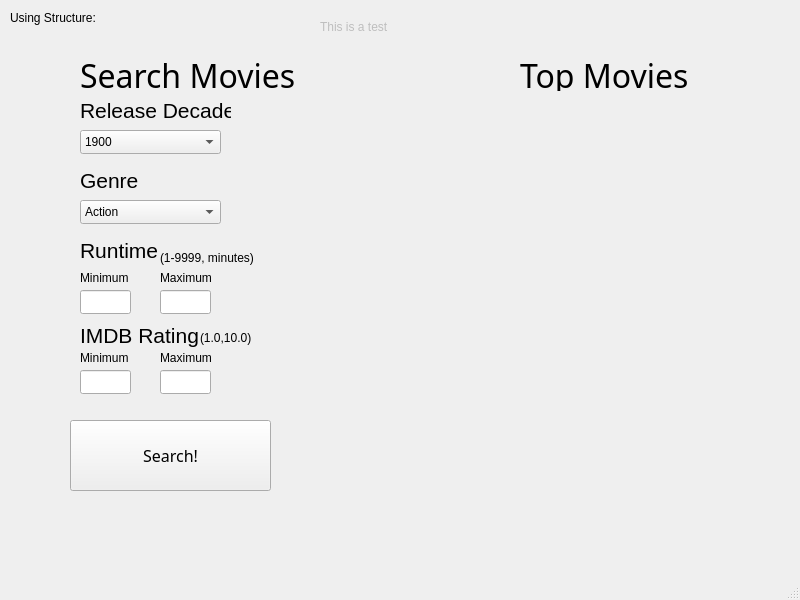
<?xml version="1.0" encoding="UTF-8"?>
<ui version="4.0">
 <class>MainWindow</class>
 <widget class="QMainWindow" name="MainWindow">
  <property name="geometry">
   <rect>
    <x>0</x>
    <y>0</y>
    <width>800</width>
    <height>600</height>
   </rect>
  </property>
  <property name="windowTitle">
   <string>MainWindow</string>
  </property>
  <widget class="QWidget" name="centralwidget">
   <widget class="QPushButton" name="searchButton">
    <property name="geometry">
     <rect>
      <x>70</x>
      <y>420</y>
      <width>201</width>
      <height>71</height>
     </rect>
    </property>
    <property name="font">
     <font>
      <family>Gill Sans Ultra Bold</family>
      <pointsize>12</pointsize>
     </font>
    </property>
    <property name="text">
     <string>Search!</string>
    </property>
   </widget>
   <widget class="QLabel" name="testLabel">
    <property name="enabled">
     <bool>false</bool>
    </property>
    <property name="geometry">
     <rect>
      <x>320</x>
      <y>20</y>
      <width>201</width>
      <height>191</height>
     </rect>
    </property>
    <property name="contextMenuPolicy">
     <enum>Qt::DefaultContextMenu</enum>
    </property>
    <property name="text">
     <string>This is a test</string>
    </property>
    <property name="alignment">
     <set>Qt::AlignLeading|Qt::AlignLeft|Qt::AlignTop</set>
    </property>
   </widget>
   <widget class="QComboBox" name="comboBox">
    <property name="geometry">
     <rect>
      <x>80</x>
      <y>130</y>
      <width>141</width>
      <height>24</height>
     </rect>
    </property>
    <property name="editable">
     <bool>false</bool>
    </property>
    <item>
     <property name="text">
      <string>1900</string>
     </property>
    </item>
    <item>
     <property name="text">
      <string>1910</string>
     </property>
    </item>
    <item>
     <property name="text">
      <string>1920</string>
     </property>
    </item>
    <item>
     <property name="text">
      <string>1930</string>
     </property>
    </item>
    <item>
     <property name="text">
      <string>1940</string>
     </property>
    </item>
    <item>
     <property name="text">
      <string>1950</string>
     </property>
    </item>
    <item>
     <property name="text">
      <string>1960</string>
     </property>
    </item>
    <item>
     <property name="text">
      <string>1970</string>
     </property>
    </item>
    <item>
     <property name="text">
      <string>1980</string>
     </property>
    </item>
    <item>
     <property name="text">
      <string>1990</string>
     </property>
    </item>
    <item>
     <property name="text">
      <string>2000</string>
     </property>
    </item>
    <item>
     <property name="text">
      <string>2010</string>
     </property>
    </item>
    <item>
     <property name="text">
      <string>2020</string>
     </property>
    </item>
   </widget>
   <widget class="QLabel" name="decade_label">
    <property name="geometry">
     <rect>
      <x>80</x>
      <y>100</y>
      <width>151</width>
      <height>21</height>
     </rect>
    </property>
    <property name="font">
     <font>
      <pointsize>16</pointsize>
     </font>
    </property>
    <property name="text">
     <string>Release Decade</string>
    </property>
   </widget>
   <widget class="QLabel" name="genre_label">
    <property name="geometry">
     <rect>
      <x>80</x>
      <y>170</y>
      <width>131</width>
      <height>21</height>
     </rect>
    </property>
    <property name="font">
     <font>
      <pointsize>16</pointsize>
     </font>
    </property>
    <property name="text">
     <string>Genre</string>
    </property>
   </widget>
   <widget class="QComboBox" name="comboBox_2">
    <property name="geometry">
     <rect>
      <x>80</x>
      <y>200</y>
      <width>141</width>
      <height>24</height>
     </rect>
    </property>
    <item>
     <property name="text">
      <string>Action</string>
     </property>
    </item>
    <item>
     <property name="text">
      <string>Drama</string>
     </property>
    </item>
    <item>
     <property name="text">
      <string>Fantasy</string>
     </property>
    </item>
    <item>
     <property name="text">
      <string>Comedy</string>
     </property>
    </item>
    <item>
     <property name="text">
      <string>Romance</string>
     </property>
    </item>
    <item>
     <property name="text">
      <string>Adventure</string>
     </property>
    </item>
    <item>
     <property name="text">
      <string>Animation</string>
     </property>
    </item>
    <item>
     <property name="text">
      <string>Mystery</string>
     </property>
    </item>
    <item>
     <property name="text">
      <string>Horror</string>
     </property>
    </item>
    <item>
     <property name="text">
      <string>Thriller</string>
     </property>
    </item>
    <item>
     <property name="text">
      <string>Sci-Fi</string>
     </property>
    </item>
    <item>
     <property name="text">
      <string>Family</string>
     </property>
    </item>
    <item>
     <property name="text">
      <string>Western</string>
     </property>
    </item>
    <item>
     <property name="text">
      <string>Biography</string>
     </property>
    </item>
    <item>
     <property name="text">
      <string>Documentary</string>
     </property>
    </item>
    <item>
     <property name="text">
      <string>War</string>
     </property>
    </item>
    <item>
     <property name="text">
      <string>Sport</string>
     </property>
    </item>
    <item>
     <property name="text">
      <string>Music</string>
     </property>
    </item>
    <item>
     <property name="text">
      <string>Crime</string>
     </property>
    </item>
   </widget>
   <widget class="QLabel" name="top_label">
    <property name="geometry">
     <rect>
      <x>520</x>
      <y>60</y>
      <width>191</width>
      <height>31</height>
     </rect>
    </property>
    <property name="font">
     <font>
      <family>Showcard Gothic</family>
      <pointsize>24</pointsize>
     </font>
    </property>
    <property name="text">
     <string>Top Movies</string>
    </property>
   </widget>
   <widget class="QLineEdit" name="minRuntime">
    <property name="geometry">
     <rect>
      <x>80</x>
      <y>290</y>
      <width>51</width>
      <height>24</height>
     </rect>
    </property>
    <property name="maxLength">
     <number>4</number>
    </property>
   </widget>
   <widget class="QLineEdit" name="maxRuntime">
    <property name="geometry">
     <rect>
      <x>160</x>
      <y>290</y>
      <width>51</width>
      <height>24</height>
     </rect>
    </property>
    <property name="maxLength">
     <number>4</number>
    </property>
   </widget>
   <widget class="QLabel" name="label">
    <property name="geometry">
     <rect>
      <x>80</x>
      <y>240</y>
      <width>91</width>
      <height>21</height>
     </rect>
    </property>
    <property name="font">
     <font>
      <pointsize>16</pointsize>
     </font>
    </property>
    <property name="text">
     <string>Runtime</string>
    </property>
   </widget>
   <widget class="QLabel" name="label_2">
    <property name="geometry">
     <rect>
      <x>80</x>
      <y>270</y>
      <width>61</width>
      <height>16</height>
     </rect>
    </property>
    <property name="text">
     <string>Minimum</string>
    </property>
   </widget>
   <widget class="QLabel" name="label_3">
    <property name="geometry">
     <rect>
      <x>160</x>
      <y>270</y>
      <width>71</width>
      <height>16</height>
     </rect>
    </property>
    <property name="text">
     <string>Maximum</string>
    </property>
   </widget>
   <widget class="QLabel" name="top_label_2">
    <property name="geometry">
     <rect>
      <x>80</x>
      <y>60</y>
      <width>251</width>
      <height>31</height>
     </rect>
    </property>
    <property name="font">
     <font>
      <family>Showcard Gothic</family>
      <pointsize>24</pointsize>
     </font>
    </property>
    <property name="text">
     <string>Search Movies</string>
    </property>
   </widget>
   <widget class="QLabel" name="label_4">
    <property name="geometry">
     <rect>
      <x>80</x>
      <y>320</y>
      <width>171</width>
      <height>31</height>
     </rect>
    </property>
    <property name="font">
     <font>
      <pointsize>16</pointsize>
     </font>
    </property>
    <property name="text">
     <string>IMDB Rating</string>
    </property>
   </widget>
   <widget class="QLineEdit" name="maxRating">
    <property name="geometry">
     <rect>
      <x>160</x>
      <y>370</y>
      <width>51</width>
      <height>24</height>
     </rect>
    </property>
    <property name="maxLength">
     <number>4</number>
    </property>
   </widget>
   <widget class="QLabel" name="label_5">
    <property name="geometry">
     <rect>
      <x>160</x>
      <y>350</y>
      <width>71</width>
      <height>16</height>
     </rect>
    </property>
    <property name="text">
     <string>Maximum</string>
    </property>
   </widget>
   <widget class="QLabel" name="label_6">
    <property name="geometry">
     <rect>
      <x>80</x>
      <y>350</y>
      <width>61</width>
      <height>16</height>
     </rect>
    </property>
    <property name="text">
     <string>Minimum</string>
    </property>
   </widget>
   <widget class="QLineEdit" name="minRating">
    <property name="geometry">
     <rect>
      <x>80</x>
      <y>370</y>
      <width>51</width>
      <height>24</height>
     </rect>
    </property>
    <property name="maxLength">
     <number>4</number>
    </property>
   </widget>
   <widget class="QWidget" name="verticalWidget" native="true">
    <property name="geometry">
     <rect>
      <x>510</x>
      <y>100</y>
      <width>231</width>
      <height>461</height>
     </rect>
    </property>
    <layout class="QVBoxLayout" name="MovieBox"/>
   </widget>
   <widget class="QLabel" name="RuntimeErrorLabel">
    <property name="geometry">
     <rect>
      <x>220</x>
      <y>290</y>
      <width>251</width>
      <height>16</height>
     </rect>
    </property>
    <property name="text">
     <string/>
    </property>
   </widget>
   <widget class="QLabel" name="RatingErrorLabel">
    <property name="geometry">
     <rect>
      <x>220</x>
      <y>370</y>
      <width>271</width>
      <height>16</height>
     </rect>
    </property>
    <property name="text">
     <string/>
    </property>
   </widget>
   <widget class="QLabel" name="label_7">
    <property name="geometry">
     <rect>
      <x>160</x>
      <y>250</y>
      <width>101</width>
      <height>16</height>
     </rect>
    </property>
    <property name="text">
     <string>(1-9999, minutes)</string>
    </property>
   </widget>
   <widget class="QLabel" name="label_8">
    <property name="geometry">
     <rect>
      <x>200</x>
      <y>330</y>
      <width>101</width>
      <height>16</height>
     </rect>
    </property>
    <property name="text">
     <string>(1.0,10.0)</string>
    </property>
   </widget>
   <widget class="QLabel" name="structureUsed">
    <property name="geometry">
     <rect>
      <x>10</x>
      <y>10</y>
      <width>291</width>
      <height>16</height>
     </rect>
    </property>
    <property name="text">
     <string>Using Structure: </string>
    </property>
   </widget>
  </widget>
  <widget class="QMenuBar" name="menubar">
   <property name="geometry">
    <rect>
     <x>0</x>
     <y>0</y>
     <width>800</width>
     <height>21</height>
    </rect>
   </property>
  </widget>
  <widget class="QStatusBar" name="statusbar"/>
 </widget>
 <resources/>
 <connections/>
</ui>
